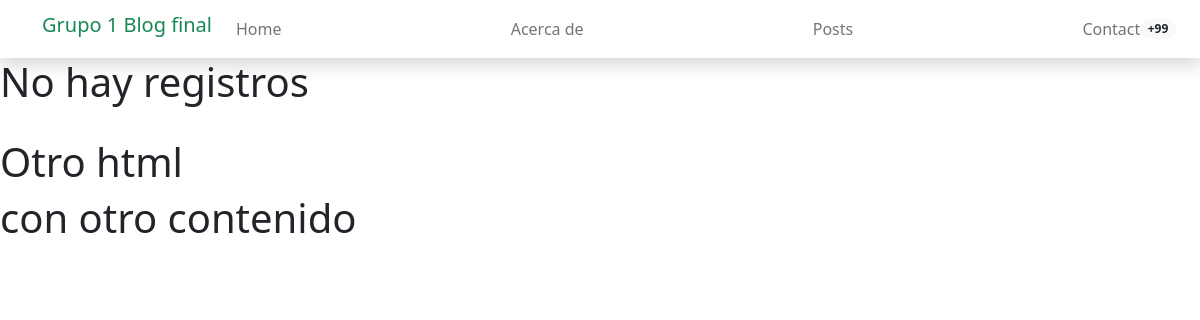
The app's page /posts/, older data.
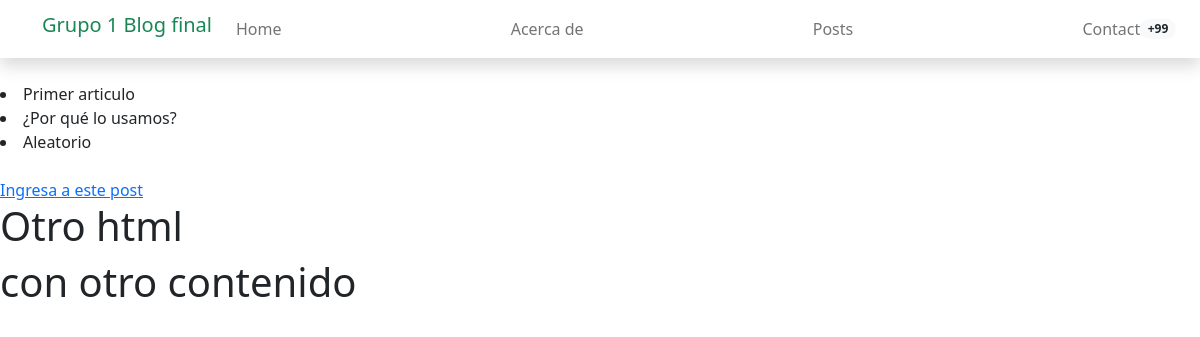
The same page, newer data.
### apps/posts/models.py (models this page shows, shortened)
class Post(models.Model):
    titulo= models.CharField( max_length=50,null=False)
    subtitulo= models.CharField(max_length=100,null=False,blank=True)
    fecha= models.DateTimeField(auto_now_add=True)
    texto= models.TextField(null=False)
    activo= models.BooleanField(default=True)
    categoria= models.ForeignKey(Categoria, on_delete=models.SET_NULL, null=True, default='Sin Categoria')
    imagen= models.ImageField(null=True,blank=True, upload_to='media', default='static/post_default.png')
    publicado= models.DateTimeField(default=timezone.now)
    class Meta:
        ordering=('-publicado',)

class Categoria(models.Model):
    nombre = models.CharField(max_length=30, null=False)
    def __str__(self):
        return self.nombre

### apps/posts/views.py (the view)
# urls.py: path('posts/',PostListView.as_view(),name='posts'),
class PostListView(ListView):
    model = Post
    template_name = "posts/posts.html"
    context_object_name = "posts"

### templates/posts/posts.html
{% extends 'base.html' %}
{%load static%}
{%block contenido%}
    {%for i in posts%}
        <br>
        <li>{{ i.titulo }}</li>
        <li>{{i.subtitulo}}</li>
        <li>{{i.categoria}}</li>
        <br>
        <a id="boton_post" href= "{% url 'apps.posts:postindividual' i.id %}">
            Ingresa a este post
        </a>
        {%empty%}
        <h1>No hay registros</h1>
    {%endfor%}
    <br>
    <h1>Otro html</h1>
    <h1>con otro contenido</h1>
{%endblock%}

### templates/base.html (shortened to what this page needs)
{% load static %}
<!doctype html>
<html lang="es">
<head>
  <link href="https://cdn.jsdelivr.net/npm/bootstrap@5.2.1/dist/css/bootstrap.min.css" rel="stylesheet"
>
</head>
<body>
  <header>
    <nav class="navbar navbar-expand-lg navbar-light shadow">
        <div class="container d-flex justify-content-between align-items-center">
            <a class="navbar-brand text-success logo h1 align-self-center" href="index.html">
                Grupo 1 Blog final
            </a>
            <div class="align-self-center collapse navbar-collapse flex-fill  d-lg-flex justify-content-lg-between" id="templatemo_main_nav">
                <div class="flex-fill">
                    <ul class="nav navbar-nav d-flex justify-content-between mx-lg-auto">
                        <li class="nav-item">
                            <a class="nav-link" href={% url 'index' %}>Home</a>
                        </li>
                        <li class="nav-item">
                            <a class="nav-link" href="about.html">Acerca de</a>
                        </li>
                        <li class="nav-item">
                            <a class="nav-link" href={% url 'apps.posts:posts' %}>Posts</a>
                        </li>
                        <li class="nav-item">
                            <a class="nav-link" href="contact.html">Contacto</a>
                        </li>
                    </ul>
                </div>
                <div class="navbar align-self-center d-flex">
                    <a class="nav-icon position-relative text-decoration-none" href="#">
                        <span class="position-absolute top-0 left-100 translate-middle badge rounded-pill bg-light text-dark">7</span>
                    </a>
                    <a class="nav-icon position-relative text-decoration-none" href="#">
                        <span class="position-absolute top-0 left-100 translate-middle badge rounded-pill bg-light text-dark">+99</span>
                    </a>
                </div>
            </div>
        </div>
    </nav>
  </header>
 {% block contenido %}
 {% endblock %}
</body>
</html>

Row changes from the older to the newer data that the page shows:
added Post: titulo "Primer articulo", subtitulo "¿Por qué lo usamos?", categoria "Aleatorio"
Text that changed along with them:
text no longer shown: "No hay registros"
